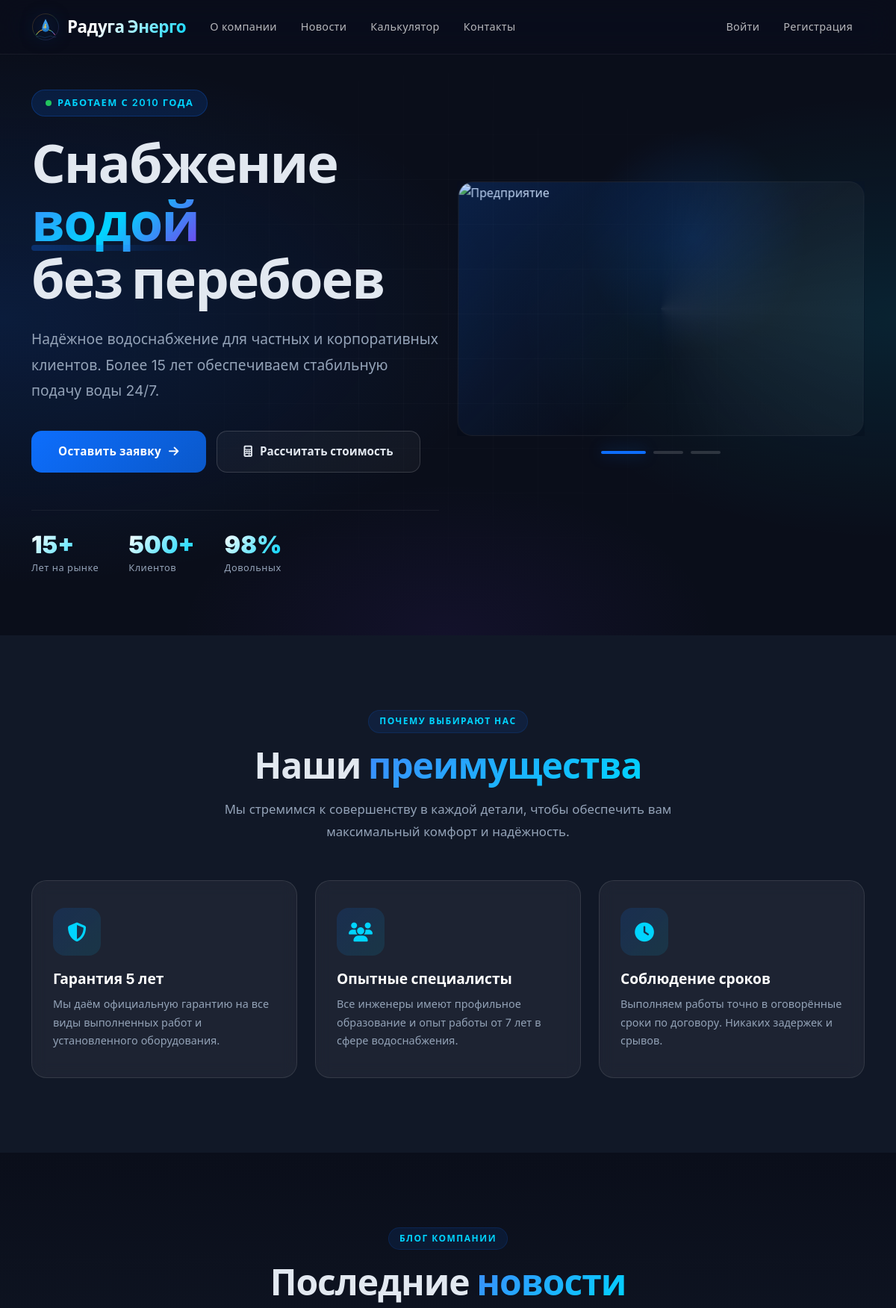
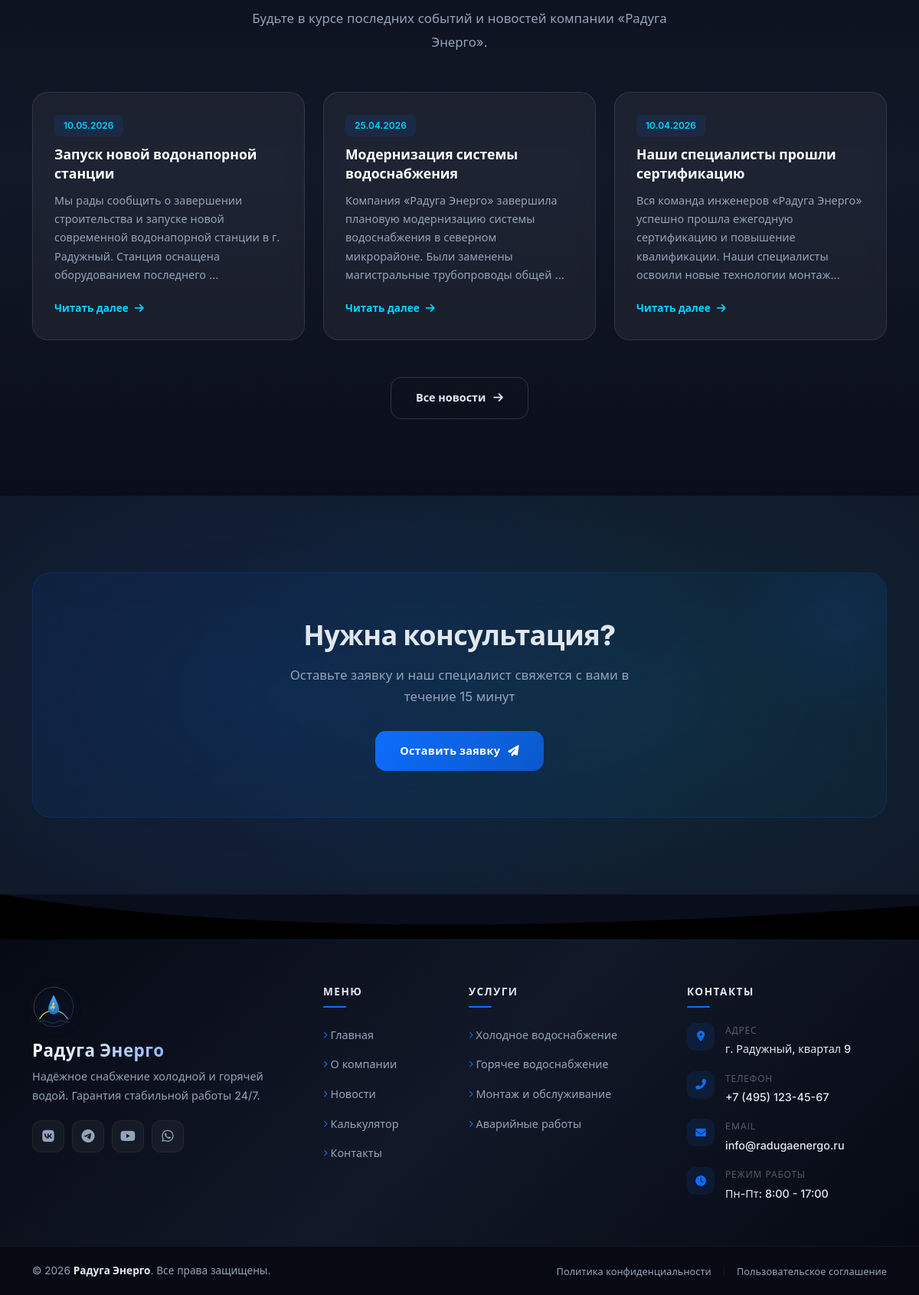
The page / on the database its author committed (2 pictures, top to bottom).
### app.py (models this page shows)
class News(db.Model):
    id = db.Column(db.Integer, primary_key=True)
    title = db.Column(db.String(200), nullable=False)
    content = db.Column(db.Text, nullable=False)
    image = db.Column(db.String(200))
    created_at = db.Column(db.DateTime, default=datetime.utcnow)

### app.py (the view)
@app.route('/')
def index():
    news = News.query.order_by(News.created_at.desc()).limit(3).all()
    return render_template('index.html', news=news)

### templates/index.html (shortened to what this page needs)
{% extends "base.html" %}
{% block content %}
<section class="hero-section">
    <div class="hero-glow-orb"></div>
    <div class="container">
        <div class="row align-items-center">
            <div class="col-lg-6">
                <div class="hero-content">
                    <div class="hero-badge">
                        <span class="badge-dot"></span>
                        Работаем с 2010 года
                    </div>
                    <h1 class="hero-title">
                        Снабжение <span class="highlight">водой</span><br>
                        без перебоев
                    </h1>
                    <p class="hero-subtitle">
                        Надёжное водоснабжение для частных и корпоративных клиентов.
                        Более 15 лет обеспечиваем стабильную подачу воды 24/7.
                    </p>
                    <div class="hero-actions">
                        <button class="btn-hero-primary" data-bs-toggle="modal" data-bs-target="#requestModal">
                            <span>Оставить заявку</span>
                            <i class="fas fa-arrow-right"></i>
                        </button>
                        <a href="{{ url_for('calculator') }}" class="btn-hero-secondary">
                            <i class="fas fa-calculator"></i>
                            Рассчитать стоимость
                        </a>
                    </div>
                    <div class="hero-stats">
                        <div class="stat-item">
                            <div class="stat-number">15+</div>
                            <div class="stat-label">Лет на рынке</div>
                        </div>
                        <div class="stat-item">
                            <div class="stat-number">500+</div>
                            <div class="stat-label">Клиентов</div>
                        </div>
                        <div class="stat-item">
                            <div class="stat-number">98%</div>
                            <div class="stat-label">Довольных</div>
                        </div>
                    </div>
                </div>
            </div>
            <div class="col-lg-6 d-none d-lg-block">
                <div class="hero-visual">
                    <div class="hero-carousel-wrapper">
                        <div id="hero3dCarousel" class="carousel slide" data-bs-ride="carousel" data-bs-interval="4000">
                            <div class="carousel-inner">
                                <div class="carousel-item active">
                                    <div class="hero-carousel-card">
                                        <div class="carousel-shine"></div>
                                        <div class="carousel-overlay"></div>
                                        <img src="{{ url_for('static', filename='images/slide1.png') }}" alt="Предприятие">
                                    </div>
                                </div>
                            </div>
                            <div class="carousel-indicators-custom">
                                <button type="button" data-bs-target="#hero3dCarousel" data-bs-slide-to="0" class="active"></button>
                                <button type="button" data-bs-target="#hero3dCarousel" data-bs-slide-to="1"></button>
                                <button type="button" data-bs-target="#hero3dCarousel" data-bs-slide-to="2"></button>
                            </div>
                        </div>
                    </div>
                </div>
            </div>
        </div>
    </div>
</section>
<section class="section section-dark">
    <div class="container">
        <div class="text-center mb-5">
            <div class="section-label">Почему выбирают нас</div>
            <h2 class="section-title">
                Наши <span class="gradient-text">преимущества</span>
            </h2>
            <p class="section-desc">
                Мы стремимся к совершенству в каждой детали, чтобы обеспечить вам
                максимальный комфорт и надёжность.
            </p>
        </div>
        <div class="row g-4">
            <div class="col-md-4 reveal reveal-delay-1">
                <div class="feature-card">
                    <div class="feature-icon"><i class="fas fa-shield-alt"></i></div>
                    <h4>Гарантия 5 лет</h4>
                    <p>Мы даём официальную гарантию на все виды выполненных работ и установленного оборудования.</p>
                </div>
            </div>
            <div class="col-md-4 reveal reveal-delay-2">
                <div class="feature-card">
                    <div class="feature-icon"><i class="fas fa-users"></i></div>
                    <h4>Опытные специалисты</h4>
                    <p>Все инженеры имеют профильное образование и опыт работы от 7 лет в сфере водоснабжения.</p>
                </div>
            </div>
            <div class="col-md-4 reveal reveal-delay-3">
                <div class="feature-card">
                    <div class="feature-icon"><i class="fas fa-clock"></i></div>
                    <h4>Соблюдение сроков</h4>
                    <p>Выполняем работы точно в оговорённые сроки по договору. Никаких задержек и срывов.</p>
                </div>
            </div>
        </div>
    </div>
</section>
<section class="section section-gradient">
    <div class="container">
        <div class="text-center mb-5">
            <div class="section-label">Блог компании</div>
            <h2 class="section-title">
                Последние <span class="gradient-text">новости</span>
            </h2>
            <p class="section-desc">
                Будьте в курсе последних событий и новостей компании «Радуга Энерго».
            </p>
        </div>
        <div class="row g-4">
            {% for item in news %}
            <div class="col-md-4 reveal reveal-delay-{{ loop.index }}">
                <div class="news-card">
                    <div class="card-body">
                        <span class="card-date">{{ item.created_at.strftime('%d.%m.%Y') }}</span>
                        <h5 class="card-title">{{ item.title }}</h5>
                        <p class="card-text">{{ item.content[:150] }}...</p>
                        <a href="{{ url_for('news_single', id=item.id) }}" class="btn-link-custom">
                            Читать далее <i class="fas fa-arrow-right"></i>
                        </a>
                    </div>
                </div>
            </div>
            {% endfor %}
        </div>
        <div class="text-center mt-5 reveal">
            <a href="{{ url_for('news') }}" class="btn-custom-outline">
                Все новости <i class="fas fa-arrow-right"></i>
            </a>
        </div>
    </div>
</section>
<section class="cta-section">
    <div class="container">
        <div class="cta-content">
            <div class="cta-card text-center">
                <h2>Нужна консультация?</h2>
                <p>Оставьте заявку и наш специалист свяжется с вами в течение 15 минут</p>
                <button class="btn-custom-primary btn-lg" data-bs-toggle="modal" data-bs-target="#requestModal">
                    Оставить заявку
                    <i class="fas fa-paper-plane"></i>
                </button>
            </div>
        </div>
    </div>
</section>
{% endblock %}

### rows shown on the page
News: created_at "10.05.2026", title "Запуск новой водонапорной станции", content "Мы рады сообщить о завершении строительства и запуске новой современной водонапорной станции в г. Радужный. Станция оснащена оборудованием последнего"
News: created_at "25.04.2026", title "Модернизация системы водоснабжения", content "Компания «Радуга Энерго» завершила плановую модернизацию системы водоснабжения в северном микрорайоне. Были заменены магистральные трубопроводы общей"
News: created_at "10.04.2026", title "Наши специалисты прошли сертификацию", content "Вся команда инженеров «Радуга Энерго» успешно прошла ежегодную сертификацию и повышение квалификации. Наши специалисты освоили новые технологии монтаж"
